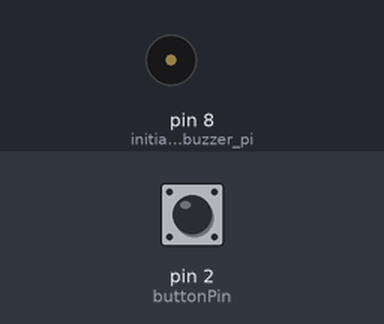
A sketch run on a simulated Arduino Uno, built with avr-gcc and run on an emulated ATmega328P. On the bench: buzzer (waves = sounding, pin HIGH). The inputs (shaded band) are chosen by the test bench; at power-on: pin 2 (buttonPin) LOW.

Above: at 1.2 s.
1.3 s: pin 2 (buttonPin) pulled HIGH for 0.15 s
At 12.5 s:
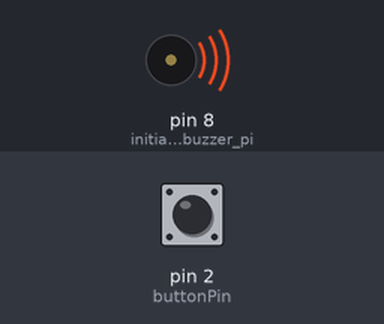
Timing chart, 0 to 13.2 s (numbered marks = the images above; inputs shaded):
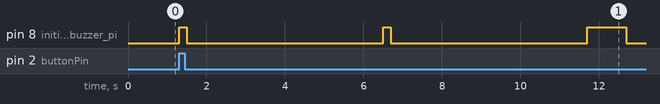

Measured:
- after the input at 1.3 s, pin 8 (initializes_the_buzzer_pi): goes HIGH 0.20 s, LOW 5.0 s, HIGH 0.20 s, LOW 5.0 s, HIGH 1.0 s, then LOW, starting at once

The sketch:

SackTimer.ino
```cpp
/*
Blue Owl Labs

A product of Blue Owl Vines LLC.
This sketch was designed specfically for a 7 on 7 quarterback sack timer.
Upon the first button press, a tone is made by the buzzer to signify the
'clock' has started. After 5 seconds another tone will sound, letting the
player know that 5 more seconds remain. Lastly, a final tone will sound
resulting in a sack, provided the quarterback still has the football, behind
the line os scrimmage. The tone durations vary based off tone meaning.

Hardware:
Arduino UNO/Mega
Ardunio button
piezoelectric 12mm buzzer

Connections:
Button
pin 1 to 5v
pin 2 to digital 2
pin 2 to 100r/GND
Buzzer
+ to digital 8
- to digital GND
*/

const int buttonPin = 2;     // the number of the pushbutton pin
int buttonState = 0;         // variable for reading the pushbutton status

void setup() {
  pinMode(buttonPin, INPUT); // initialize the pushbutton pin as an input:
  pinMode(8, OUTPUT);        // initializes the buzzer pin as an output:
}

void loop(){
  buttonState = digitalRead(buttonPin); // read the state of the pushbutton value:
  if (buttonState == HIGH) { // check if the pushbutton is pressed. The buttonState is HIGH:
    digitalWrite(8, 60);     // 'clock' start, snap of the ball
    delay(200);
    digitalWrite(8, 0);      // turns tone off
    delay(5000);
    digitalWrite(8, 60);     // 5 second warning
    delay(200);
    digitalWrite(8, 0);
    delay(5000);
    digitalWrite(8, 80);     // 'clock' end, sack
    delay(1000);
    digitalWrite(8, 0);
  }
}
```
